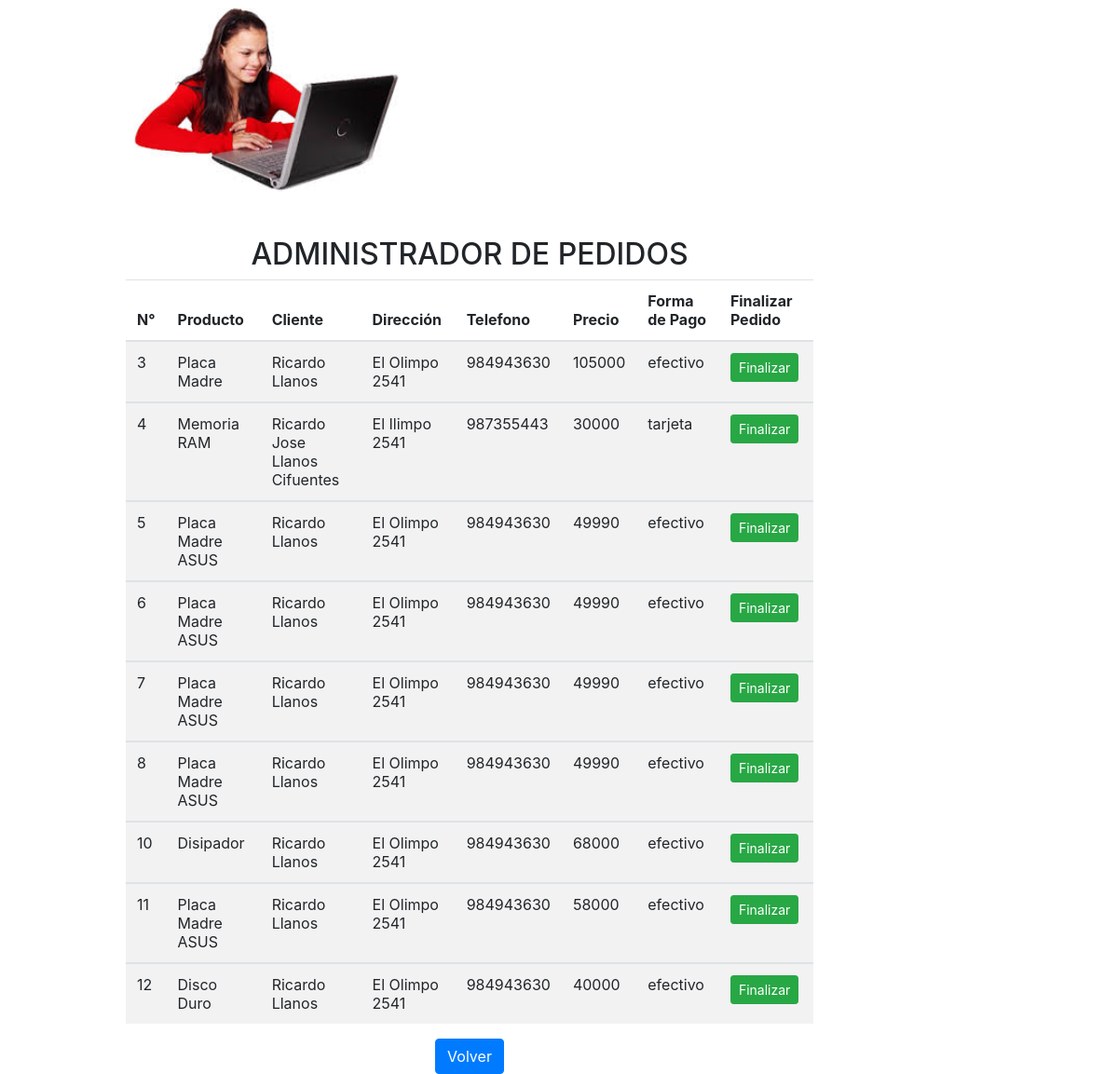
Page /administradorPedidos.php on the committed database.
### tables this page shows
CREATE TABLE `pedidos` (
  `ID` int(5) NOT NULL,
  `PRODUCTO` varchar(30) NOT NULL,
  `NOMBRE` varchar(50) NOT NULL,
  `DIRECCION` varchar(200) NOT NULL,
  `TELEFONO` int(11) NOT NULL,
  `ESTADO` int(1) NOT NULL,
  `COSTO` int(15) NOT NULL,
  `PAGO` varchar(10) NOT NULL
);

### administradorPedidos.php (the view, shortened to what this page needs)
<!DOCTYPE <!DOCTYPE html>
<html>
  <head>
    <link rel="stylesheet" href="css/estilo.css">
     <link rel="stylesheet" href="https://stackpath.bootstrapcdn.com/bootstrap/4.3.1/css/bootstrap.min.css"
>
  </head>
  <body>
<div class="container">
<img src="imagenes/ni%C3%B1a.jpg" alt="foto" width="300">
<h2 class="text-center text-uppercase mt-5">Administrador de Pedidos</h2>
<table class="table table-striped table-hover table-condensed">
<thead>
<th>N°</th>
<th>Producto</th>
<th>Cliente</th>
<th>Dirección</th>
<th>Telefono</th>
<th>Precio</th>
<th>Forma de Pago</th>
<th>Finalizar Pedido</th>
</thead>
<?php
$conexion = mysqli_connect("localhost","root","","tienda") or die ("Error de Conexión");
$consulta = "SELECT * FROM pedidos WHERE ESTADO=0";
$ejecutar = mysqli_query($conexion, $consulta);
while($fila = mysqli_fetch_array($ejecutar))
{
    $id=$fila['ID'];
    $producto=$fila['PRODUCTO'];
    $nombre=$fila['NOMBRE'];
    $direccion=$fila['DIRECCION'];
    $telefono=$fila['TELEFONO'];
    $costo=$fila['COSTO'];
    $pago=$fila['PAGO'];
?>
<tbody>
<td><?php echo $id; ?></td>
<td><?php echo $producto; ?></td>
<td><?php echo $nombre; ?></td>
<td><?php echo $direccion; ?></td>
<td><?php echo $telefono; ?></td>
<td><?php echo $costo; ?></td>
<td><?php echo $pago; ?></td>
<td><a href="administradorPedidos.php?estatus=<?php echo $id; ?>"
  class="btn btn-success btn-sm" >Finalizar</a></td>
</tbody>
<?php } ?>
</table>
<h3 align="center"><a href="index.php" class="btn btn-primary">Volver</a></h3>
  </div>
</body>
</html>

### css/estilo.css (style rules this page uses)
html,body { width: 80%; margin: 0 auto; height:100%; }
h2 { text-align: center; }

### rows in the picture
pedidos: ID "3", PRODUCTO "Placa Madre", NOMBRE "Ricardo Llanos", DIRECCION "El Olimpo 2541", TELEFONO "984943630", COSTO "105000", PAGO "efectivo"
pedidos: ID "4", PRODUCTO "Memoria RAM", NOMBRE "Ricardo Jose Llanos Cifuentes", DIRECCION "El Ilimpo 2541", TELEFONO "987355443", COSTO "30000", PAGO "tarjeta"
pedidos: ID "5", PRODUCTO "Placa Madre ASUS", NOMBRE "Ricardo Llanos", DIRECCION "El Olimpo 2541", TELEFONO "984943630", COSTO "49990", PAGO "efectivo"
pedidos: ID "6", PRODUCTO "Placa Madre ASUS", NOMBRE "Ricardo Llanos", DIRECCION "El Olimpo 2541", TELEFONO "984943630", COSTO "49990", PAGO "efectivo"
pedidos: ID "7", PRODUCTO "Placa Madre ASUS", NOMBRE "Ricardo Llanos", DIRECCION "El Olimpo 2541", TELEFONO "984943630", COSTO "49990", PAGO "efectivo"
pedidos: ID "8", PRODUCTO "Placa Madre ASUS", NOMBRE "Ricardo Llanos", DIRECCION "El Olimpo 2541", TELEFONO "984943630", COSTO "49990", PAGO "efectivo"
pedidos: ID "10", PRODUCTO "Disipador", NOMBRE "Ricardo Llanos", DIRECCION "El Olimpo 2541", TELEFONO "984943630", COSTO "68000", PAGO "efectivo"
pedidos: ID "11", PRODUCTO "Placa Madre ASUS", NOMBRE "Ricardo Llanos", DIRECCION "El Olimpo 2541", TELEFONO "984943630", COSTO "58000", PAGO "efectivo"
pedidos: ID "12", PRODUCTO "Disco Duro", NOMBRE "Ricardo Llanos", DIRECCION "El Olimpo 2541", TELEFONO "984943630", COSTO "40000", PAGO "efectivo"
